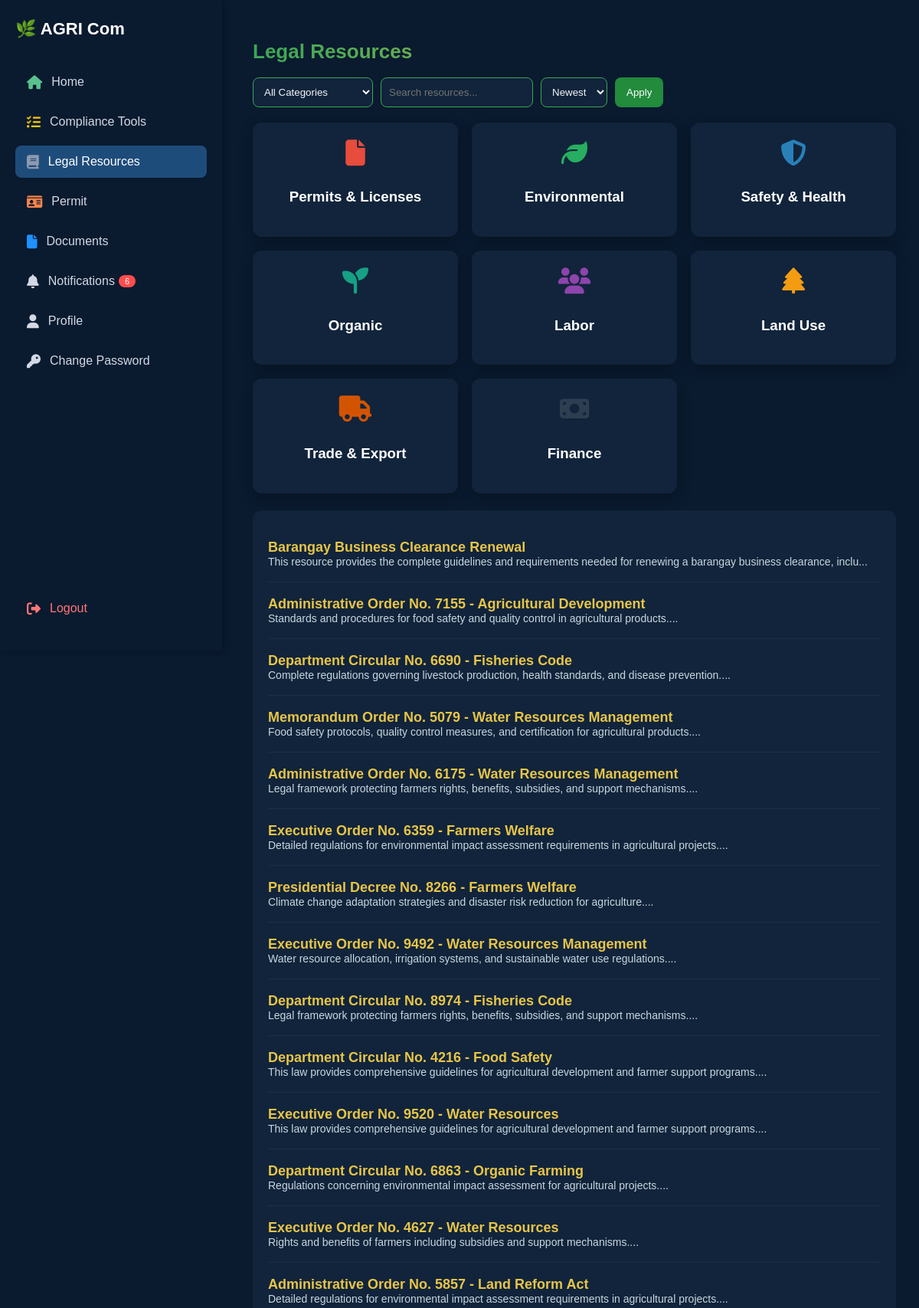
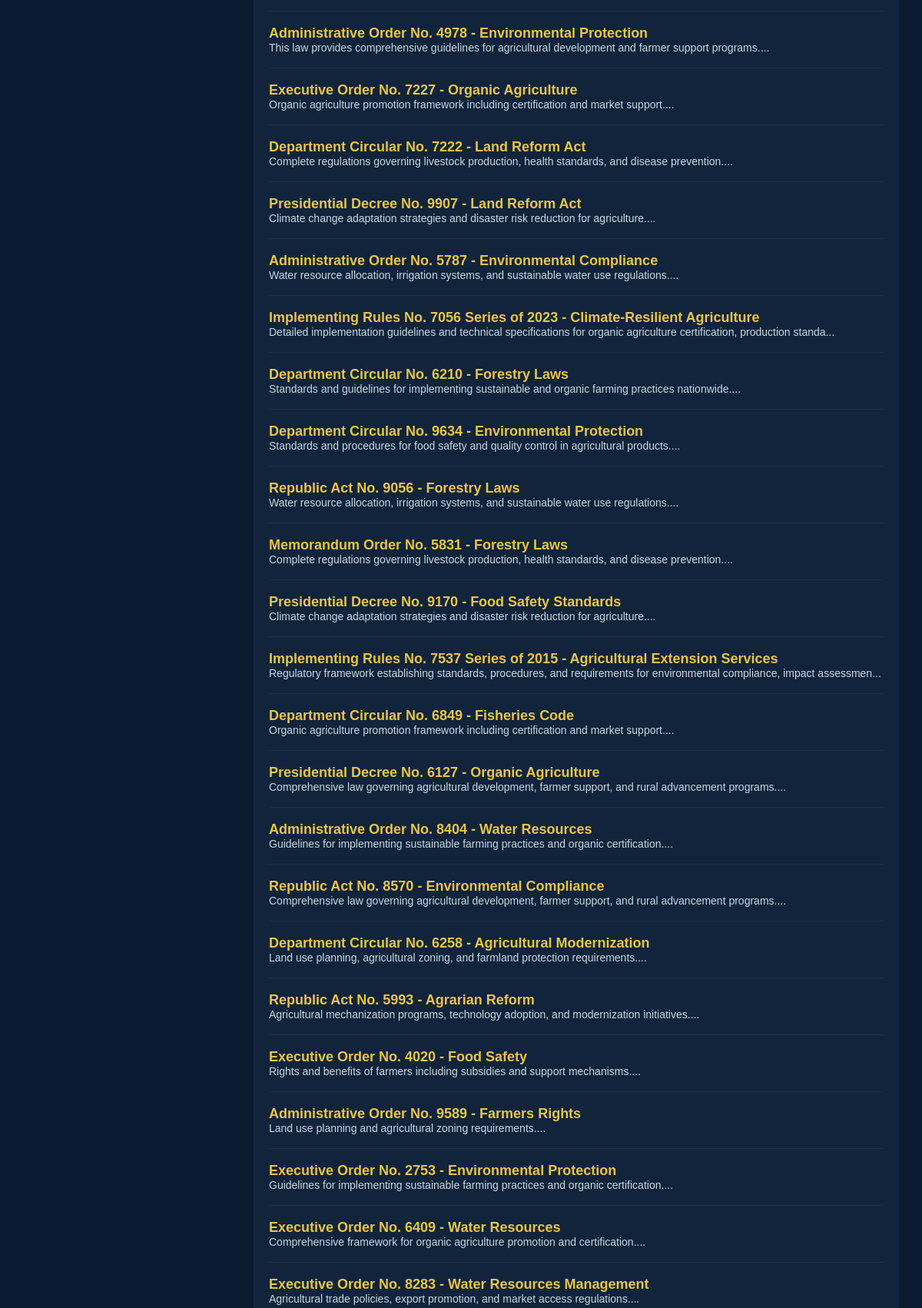
/legal_resources.php (signed in, upper part), run on the app's committed database (2 pictures, top to bottom).
### tables this page shows
CREATE TABLE `legal_resources` (
  `id` int(11) NOT NULL,
  `title` varchar(255) NOT NULL,
  `description` text NOT NULL,
  `resource_type` varchar(50) NOT NULL,
  `file_link` varchar(255) DEFAULT NULL,
  `category_id` int(11) NOT NULL,
  `created_at` timestamp NOT NULL DEFAULT current_timestamp()
);

### legal_resources.php (the view, shortened to what this page needs)
<?php
$user_id = $_SESSION['user_id'];
$pdo = getPDOConnection();
$CATEGORIES = [
    ['id'=>1,'name'=>'Permits & Licenses','icon'=>'fa-file','color'=>'#e74c3c'],
    ['id'=>2,'name'=>'Environmental','icon'=>'fa-leaf','color'=>'#27ae60'],
    ['id'=>3,'name'=>'Safety & Health','icon'=>'fa-shield-alt','color'=>'#2980b9'],
    ['id'=>4,'name'=>'Organic','icon'=>'fa-seedling','color'=>'#16a085'],
    ['id'=>5,'name'=>'Labor','icon'=>'fa-users','color'=>'#8e44ad'],
    ['id'=>6,'name'=>'Land Use','icon'=>'fa-tree','color'=>'#f39c12'],
    ['id'=>7,'name'=>'Trade & Export','icon'=>'fa-truck','color'=>'#d35400'],
    ['id'=>8,'name'=>'Finance','icon'=>'fa-money-bill','color'=>'#2c3e50']
];
$search = isset($_GET['search']) ? trim($_GET['search']) : '';
$sort = isset($_GET['sort']) ? $_GET['sort'] : 'desc';
$resources = [];
$sql = "SELECT * FROM legal_resources";
$params = [];
if($sort === 'asc' || $sort === 'desc'){
    $sql .= " ORDER BY created_at $sort";
} else {
    $sql .= " ORDER BY title ASC";
}
$stmt_res = $pdo->prepare($sql);
if($params){
    $stmt_res->execute($params);
} else {
    $stmt_res->execute();
}
while($row = $stmt_res->fetch(PDO::FETCH_ASSOC)){
    foreach($CATEGORIES as $cat){
        if($cat['id']==$row['category_id']){
            $row['category_name']=$cat['name'];
            $row['category_icon']=$cat['icon'];
            $row['category_color']=$cat['color'];
            break;
        }
    }
    $resources[] = $row;
}
$unread_count = $pdo->query("SELECT COUNT(*) FROM notifications WHERE user_id = $user_id AND is_read = 0")->fetchColumn();
?>
<!DOCTYPE html>
<html lang="en">
<head>
<link rel="stylesheet" href="https://cdnjs.cloudflare.com/ajax/libs/font-awesome/6.4.0/css/all.min.css">
</head>
<body>
<div class="sidebar">
    <div class="logo">🌿 AGRI Com</div>
    <a href="home.php"><i class="fa fa-home"></i> Home</a>
    <a href="compliance.php"><i class="fas fa-tasks"></i> Compliance Tools</a>
    <a href="legal_resources.php" class="active"><i class="fas fa-book"></i> Legal Resources</a>
    <a href="permit.php"><i class="fa fa-id-card"></i> Permit</a>
    <a href="documents.php"><i class="fa fa-file"></i> Documents</a>
    <a href="notifications.php"><i class="fas fa-bell"></i> Notifications <?php if($unread_count > 0): ?><span style="background:#ff4d4d;color:white;padding:2px 8px;border-radius:12px;font-size:11px;margin-left:5px;"><?= $unread_count ?></span><?php endif; ?></a>
    <a href="profile.php" ><i class="fas fa-user"></i> Profile</a>
    <a href="change_password.php"><i class="fas fa-key"></i> Change Password</a>
    <a href="login.php" style="margin-top:auto;color:#ff7675;"><i class="fa fa-sign-out-alt"></i> Logout</a>
</div>
<div class="main-content">
<h2 class="section-title">Legal Resources</h2>
<form method="get" class="search-sort">
    <select name="category">
        <option value="0">All Categories</option>
    </select>
    <input type="text" name="search" placeholder="Search resources..." value="<?= htmlspecialchars($search) ?>">
    <select name="sort">
        <option value="desc" <?= $sort=='desc'?'selected':'' ?>>Newest</option>
    </select>
    <button type="submit">Apply</button>
</form>
<div class="category-grid">
    <?php foreach($CATEGORIES as $cat): ?>
        <a href="legal_resources.php?category=<?= $cat['id'] ?>" style="text-decoration:none; color:white;">
            <div class="category-card">
                <i class="fas <?= $cat['icon'] ?>" style="color:<?= $cat['color'] ?>;"></i>
                <h3><?= htmlspecialchars($cat['name']) ?></h3>
            </div>
        </a>
    <?php endforeach; ?>
</div>
<div class="resources-box">
    <?php if(count($resources)>0): ?>
        <?php foreach($resources as $res): ?>
            <div class="resource"
                 data-title="<?= htmlspecialchars($res['title']) ?>"
                 data-desc="<?= htmlspecialchars($res['description']) ?>"
                 data-category="<?= htmlspecialchars($res['category_name']) ?>"
                 data-link="<?= htmlspecialchars($res['file_link']) ?>">
                <div class="resource-title"><?= htmlspecialchars($res['title']) ?></div>
                <div class="resource-desc"><?= htmlspecialchars(substr($res['description'],0,120)) ?>...</div>
            </div>
        <?php endforeach; ?>
    <?php else: ?>
        <p>No resources found.</p>
    <?php endif; ?>
</div>
</div>
</body>
</html>

### legal_resources.php (style rules this page uses)
body { margin: 0; font-family: "Poppins", sans-serif; background: #0A1A2F; color: #f5f6fa; }
.sidebar { width: 250px; height: 100vh; background: #0A1A2F; position: fixed; left: 0; top: 0; padding: 25px 20px; display: flex; flex-direction: column; box-shadow: 2px 0 8px rgba(0,0,0,0.3); z-index: 2000; }
.sidebar .logo { font-size: 22px; font-weight: bold; color: #fff; margin-bottom: 35px; }
.sidebar a { display: flex; align-items: center; padding: 12px 15px; color: #d2d9e5; font-size: 16px; text-decoration: none; margin-bottom: 10px; border-radius: 8px; transition: 0.2s ease; }
.sidebar a i { margin-right: 12px; font-size: 18px; }
.sidebar a.active { background: #1E4C7A; color: #fff; }
.main-content { margin-left: 300px; padding: 30px; }
h2.section-title { font-size: 26px; background: linear-gradient(90deg, #3AA655, #E8C547); -webkit-background-clip: text; color: transparent; margin-bottom: 18px; }
.search-sort { display: flex; gap: 10px; margin-bottom: 20px; }
.search-sort input, .search-sort select { padding: 10px; border-radius: 8px; border: 1px solid #3AA655; background: #11243b; color: #f5f6fa; }
.search-sort button { padding: 10px 15px; border: none; border-radius: 8px; background: #228b3cff; color: white; cursor: pointer; }
.category-grid { display: grid; grid-template-columns: repeat(auto-fit, minmax(200px, 1fr)); gap: 18px; margin-bottom: 22px; }
.category-card { background: #11243b; padding: 22px; border-radius: 12px; text-align: center; box-shadow: 0 6px 18px rgba(0,0,0,0.25); }
.category-card i { font-size: 34px; margin-bottom: 12px; }
.resources-box { background: #11243b; padding: 20px; border-radius: 12px; }
.resource { padding: 18px 0; border-bottom: 1px solid rgba(255,255,255,0.05); cursor: pointer; }
.resource-title { font-size: 18px; font-weight: 600; color: #E8C547; }
.resource-desc { font-size: 14px; color: #c7d8e0; }
.sidebar a:nth-child(2) i { color: #5ac18e; }
.sidebar a:nth-child(3) i { color: #ffcc00; }
.sidebar a:nth-child(4) i { color: #8d99ae; }
.sidebar a:nth-child(5) i { color: #f9844a; }
.sidebar a:nth-child(6) i { color: #1E90FF; }

### data on the page
legal_resources: title "Barangay Business Clearance Renewal", description "This resource provides the complete guidelines and requirements needed for renewing a barangay business clearance, inclu"
legal_resources: title "Administrative Order No. 7155 - Agricultural Development", description "Standards and procedures for food safety and quality control in agricultural products."
legal_resources: title "Department Circular No. 6690 - Fisheries Code", description "Complete regulations governing livestock production, health standards, and disease prevention."
legal_resources: title "Memorandum Order No. 5079 - Water Resources Management", description "Food safety protocols, quality control measures, and certification for agricultural products."
legal_resources: title "Administrative Order No. 6175 - Water Resources Management", description "Legal framework protecting farmers rights, benefits, subsidies, and support mechanisms."
legal_resources: title "Executive Order No. 6359 - Farmers Welfare", description "Detailed regulations for environmental impact assessment requirements in agricultural projects."
legal_resources: title "Presidential Decree No. 8266 - Farmers Welfare", description "Climate change adaptation strategies and disaster risk reduction for agriculture."
legal_resources: title "Executive Order No. 9492 - Water Resources Management", description "Water resource allocation, irrigation systems, and sustainable water use regulations."
legal_resources: title "Department Circular No. 8974 - Fisheries Code", description "Legal framework protecting farmers rights, benefits, subsidies, and support mechanisms."
legal_resources: title "Department Circular No. 4216 - Food Safety", description "This law provides comprehensive guidelines for agricultural development and farmer support programs."
legal_resources: title "Executive Order No. 9520 - Water Resources", description "This law provides comprehensive guidelines for agricultural development and farmer support programs."
legal_resources: title "Department Circular No. 6863 - Organic Farming", description "Regulations concerning environmental impact assessment for agricultural projects."
legal_resources: title "Executive Order No. 4627 - Water Resources", description "Rights and benefits of farmers including subsidies and support mechanisms."
legal_resources: title "Administrative Order No. 5857 - Land Reform Act", description "Detailed regulations for environmental impact assessment requirements in agricultural projects."
legal_resources: title "Administrative Order No. 4978 - Environmental Protection", description "This law provides comprehensive guidelines for agricultural development and farmer support programs."
legal_resources: title "Executive Order No. 7227 - Organic Agriculture", description "Organic agriculture promotion framework including certification and market support."
legal_resources: title "Department Circular No. 7222 - Land Reform Act", description "Complete regulations governing livestock production, health standards, and disease prevention."
legal_resources: title "Presidential Decree No. 9907 - Land Reform Act", description "Climate change adaptation strategies and disaster risk reduction for agriculture."
legal_resources: title "Administrative Order No. 5787 - Environmental Compliance", description "Water resource allocation, irrigation systems, and sustainable water use regulations."
legal_resources: title "Implementing Rules No. 7056 Series of 2023 - Climate-Resilient Agriculture", description "Detailed implementation guidelines and technical specifications for organic agriculture certification, production standa"
legal_resources: title "Department Circular No. 6210 - Forestry Laws", description "Standards and guidelines for implementing sustainable and organic farming practices nationwide."
legal_resources: title "Department Circular No. 9634 - Environmental Protection", description "Standards and procedures for food safety and quality control in agricultural products."
legal_resources: title "Republic Act No. 9056 - Forestry Laws", description "Water resource allocation, irrigation systems, and sustainable water use regulations."
legal_resources: title "Memorandum Order No. 5831 - Forestry Laws", description "Complete regulations governing livestock production, health standards, and disease prevention."
legal_resources: title "Presidential Decree No. 9170 - Food Safety Standards", description "Climate change adaptation strategies and disaster risk reduction for agriculture."
legal_resources: title "Implementing Rules No. 7537 Series of 2015 - Agricultural Extension Services", description "Regulatory framework establishing standards, procedures, and requirements for environmental compliance, impact assessmen"
legal_resources: title "Department Circular No. 6849 - Fisheries Code", description "Organic agriculture promotion framework including certification and market support."
legal_resources: title "Presidential Decree No. 6127 - Organic Agriculture", description "Comprehensive law governing agricultural development, farmer support, and rural advancement programs."
legal_resources: title "Administrative Order No. 8404 - Water Resources", description "Guidelines for implementing sustainable farming practices and organic certification."
legal_resources: title "Republic Act No. 8570 - Environmental Compliance", description "Comprehensive law governing agricultural development, farmer support, and rural advancement programs."
legal_resources: title "Department Circular No. 6258 - Agricultural Modernization", description "Land use planning, agricultural zoning, and farmland protection requirements."
legal_resources: title "Republic Act No. 5993 - Agrarian Reform", description "Agricultural mechanization programs, technology adoption, and modernization initiatives."
legal_resources: title "Executive Order No. 4020 - Food Safety", description "Rights and benefits of farmers including subsidies and support mechanisms."
legal_resources: title "Administrative Order No. 9589 - Farmers Rights", description "Land use planning and agricultural zoning requirements."
legal_resources: title "Executive Order No. 2753 - Environmental Protection", description "Guidelines for implementing sustainable farming practices and organic certification."
legal_resources: title "Executive Order No. 6409 - Water Resources", description "Comprehensive framework for organic agriculture promotion and certification."
legal_resources: title "Executive Order No. 8283 - Water Resources Management", description "Agricultural trade policies, export promotion, and market access regulations."

### other printed values
$unread_count "6"
$cat['name'] "Permits & Licenses"
$cat['name'] "Environmental"
$cat['name'] "Safety & Health"
$cat['name'] "Organic"
$cat['name'] "Labor"
$cat['name'] "Land Use"
$cat['name'] "Trade & Export"
$cat['name'] "Finance"
